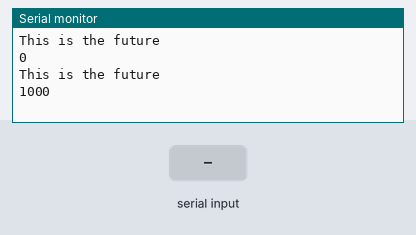
Bench run of a sketch on a simulated Arduino Mega 2560, built with avr-gcc and run on an emulated ATmega2560. Shown: the last lines printed to the serial monitor. Inputs (shaded band) come from the test bench.

Above: at 1.2 s.
1.3 s: "1" received over the second serial link
At 2.4 s:
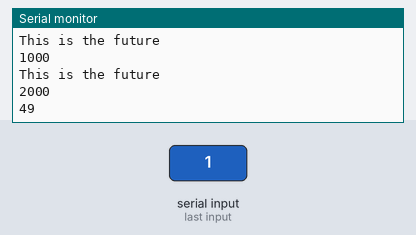
2.8 s: "0" received over the second serial link
At 3.8 s:
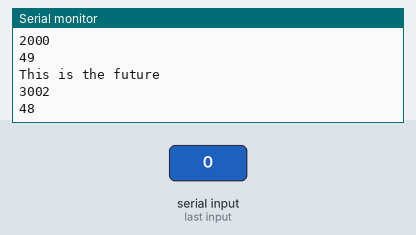
4.3 s: "2" received over the second serial link
At 5.8 s:
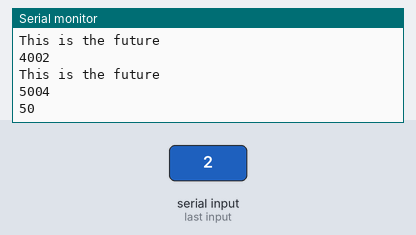
Timing chart, 0 to 7.3 s (numbered marks = the images above; inputs shaded):
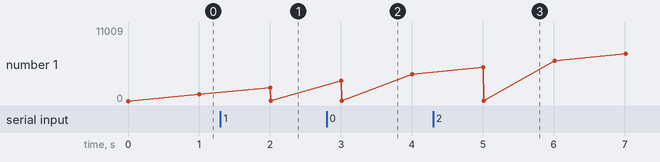

Measured:
- after the input at 1.3 s, the serial monitor: prints a new line after 0.71 s (image 1)
- after the input at 2.8 s, the serial monitor: prints a new line after 0.21 s (image 2)
- after the input at 4.3 s, the serial monitor: prints a new line after 0.71 s (image 3)
- plotted number 1: 1000 → 49 after the input at 1.3 s

The sketch:

xbeecommtest.ino
```cpp
void setup() {
  Serial.begin(38400);
  Serial1.begin(38400);
}
void loop() {
  Serial.println("This is the future");
  Serial1.println("This is the future.");
  Serial.println(millis());
  Serial1.println(millis());
  if (Serial1.available()>0){
    int s;
    s = Serial1.read();
    Serial.println(s);
  }
  delay(1000);
}
```
